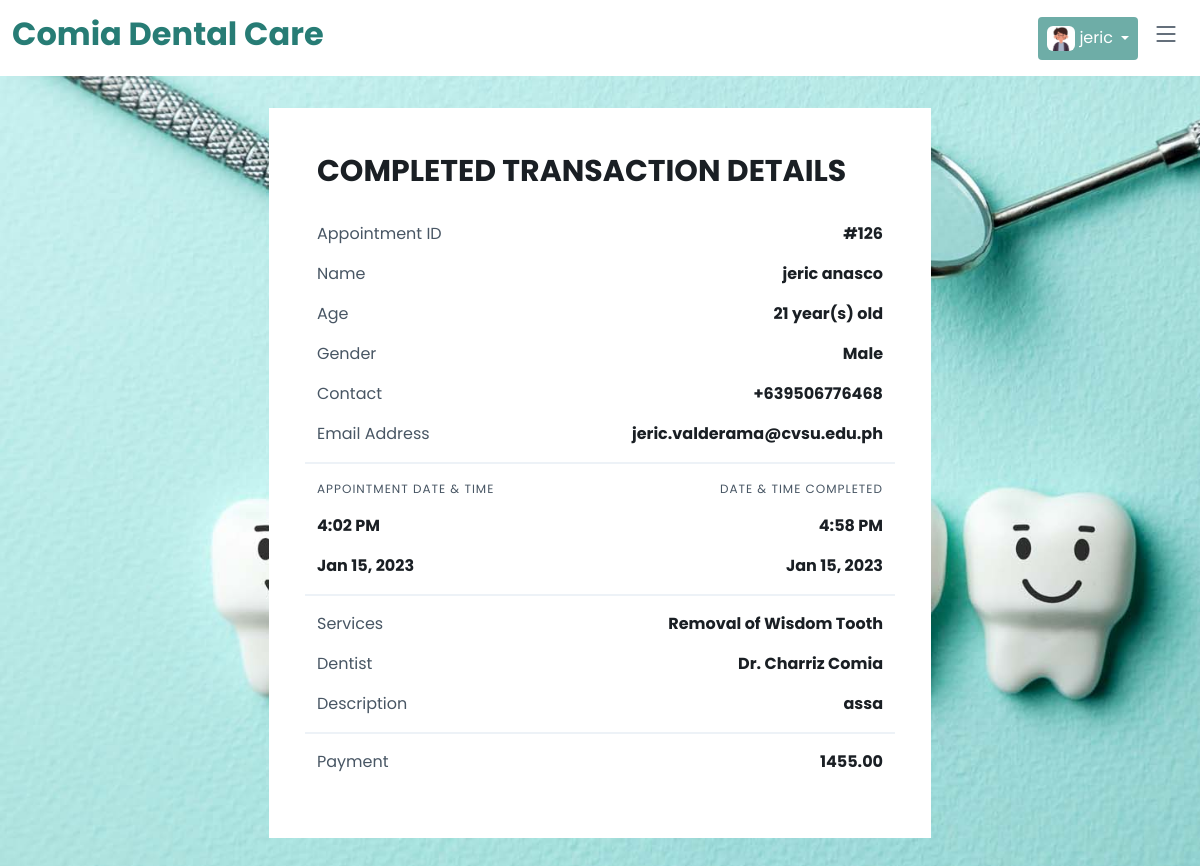
/my-appointment.php?appointment_id=126 (signed in), run on the app's committed database.
### tables this page shows
CREATE TABLE `tbl_user` (
  `user_id` int(11) NOT NULL,
  `firstname` varchar(255) DEFAULT NULL,
  `lastname` varchar(255) DEFAULT NULL,
  `contact` varchar(255) DEFAULT NULL,
  `email` varchar(255) DEFAULT NULL,
  `password` varchar(255) DEFAULT NULL,
  `verified` varchar(255) DEFAULT NULL,
  `vkey` varchar(255) DEFAULT NULL,
  `profile_image` varchar(255) DEFAULT NULL,
  `birthdate` date NOT NULL
);

CREATE TABLE `tbl_appointment` (
  `appointment_id` int(11) NOT NULL,
  `user_id` int(11) NOT NULL,
  `firstname` varchar(255) NOT NULL,
  `lastname` varchar(255) NOT NULL,
  `gender` varchar(255) NOT NULL,
  `age` int(11) NOT NULL,
  `contact` varchar(255) NOT NULL,
  `appointment_date` date NOT NULL,
  `appointment_time` time NOT NULL,
  `service` varchar(255) NOT NULL,
  `dentist` varchar(255) NOT NULL,
  `status` varchar(255) NOT NULL,
  `description` varchar(255) NOT NULL,
  `payment` decimal(10,2) NOT NULL,
  `date_completed` date NOT NULL,
  `time_completed` time NOT NULL,
  `reason` varchar(255) NOT NULL,
  `reason2` varchar(55) NOT NULL,
  `request` text NOT NULL,
  `diagram` text NOT NULL,
  `isStatus` int(1) DEFAULT NULL
);

### my-appointment.php (the view, shortened to what this page needs)
<?php
include './database/config.php';
include './components/header.php';
if(!isset($_GET['appointment_id'])) {
    ?>
<script>
location.href = 'appointment-list.php';
</script>
<?php
} else {
    $appointment_id = $_GET['appointment_id'];
        ?>
<?php
}
 ?>
<section class="mt-5 mx-4">
    <?php
    $user_id = $_SESSION['user_id'];
    $get_email = mysqli_query($conn, "SELECT * FROM tbl_user WHERE user_id = $user_id");
    $fetch = mysqli_fetch_array($get_email);
    $get_appointment = mysqli_query($conn, "SELECT * FROM tbl_appointment WHERE appointment_id = $appointment_id AND user_id = $user_id");
    foreach($get_appointment as $row) {
    ?>
    <div class="row d-flex justify-content-center">
        <div class="col-sm-10 col-md-7">
            <div class="bg-white p-5 border-0">
                <h1 class="sm-text-lg all-font-roboto"
                    style="font-weight: 700; line-height: 100%; margin: 0; margin-bottom: 4px; font-size: 30px;">
                    <?php
                    if($row['status'] == 'COMPLETED') {
                        ?>
                        COMPLETED TRANSACTION DETAILS
                        <?php
                    } else {
                        ?>
                        APPOINTMENT DETAILS
                        <?php
                    }
                    ?>
                </h1>
                <div style="line-height: 32px;">&zwnj;</div>
                <div class="row">
                    <div class="col-md-6">
                        <p class="text-secondary">Appointment ID</p>
                    </div>
                    <div class="col-md-6 text-md-end">
                        <p class="fw-bold">#<?= $row['appointment_id'] ?></p>
                    </div>
                </div>
                <div class="row">
                    <div class="col-md-6">
                        <p class="text-secondary">Name</p>
                    </div>
                    <div class="col-md-6 text-md-end">
                        <p class="fw-bold"><?= $row['firstname'] . ' ' . $row['lastname'] ?></p>
                    </div>
                </div>
                <div class="row">
                    <div class="col-md-6">
                        <p class="text-secondary">Age</p>
                    </div>
                    <div class="col-md-6 text-md-end">
                        <p class="fw-bold"><?= $row['age'] . ' year(s) old' ?></p>
                    </div>
                </div>
                <div class="row">
                    <div class="col-md-6">
                        <p class="text-secondary">Gender</p>
                    </div>
                    <div class="col-md-6 text-md-end">
                        <p class="fw-bold"><?= $row['gender'] ?></p>
                    </div>
                </div>
                <div class="row">
                    <div class="col-md-6">
                        <p class="text-secondary">Contact</p>
                    </div>
                    <div class="col-md-6 text-md-end">
                        <p class="fw-bold"><?= '+63'.$row['contact'] ?></p>
                    </div>
                </div>
                <div class="row">
                    <div class="col-md-6">
                        <p class="text-secondary">Email Address</p>
                    </div>
                    <div class="col-md-6 text-md-end">
                        <p class="fw-bold"><?= $fetch['email'] ?></p>
                    </div>
                </div>
                <div class="row mb-3">
                    <div style="background-color: #edf2f7; height: 2px; line-height: 2px;">&zwnj;</div>
                </div>
                <div class="row">
                    <div class="col-md-6">
                        <p style="font-size: 12px; text-transform: uppercase; letter-spacing: 1px;" class="text-secondary">Appointment Date & Time</p>
                        <p class="fw-bold"><?php if($row['appointment_time'] != '00:00:00') { echo date('g:i A', strtotime($row['appointment_time'])); } else { echo 'N/A'; } ?></p>
                        <p class="fw-bold"><?= date('M d, Y', strtotime($row['appointment_date'])) ?></p>
                    </div>
                    <?php
                    if($row['status'] == 'COMPLETED') {
                    ?>
                    <div class="col-md-6 text-md-end">
                        <p style="font-size: 12px; text-transform: uppercase; letter-spacing: 1px;" class="text-secondary">Date & Time Completed</p>
                        <p class="fw-bold"><?php if($row['time_completed'] != '00:00:00') { echo date('g:i A', strtotime($row['time_completed'])); } else { echo 'N/A'; } ?></p>
                        <p class="fw-bold"><?= date('M d, Y', strtotime($row['date_completed'])) ?></p>
                    </div>
                    <?php
                    }
                    ?>
                </div>
                <div class="row mb-3">
                    <div style="background-color: #edf2f7; height: 2px; line-height: 2px;">&zwnj;</div>
                </div>
                <div class="row">
                    <div class="col-md-6">
                        <p class="text-secondary">Services</p>
                    </div>
                    <div class="col-md-6 text-md-end">
                        <p class="fw-bold"><?= $row['service'] ?></p>
                    </div>
                </div>
                <?php
                if($row['status'] == 'COMPLETED') {
                ?>
                <div class="row">
                    <div class="col-md-6">
                        <p class="text-secondary">Dentist</p>
                    </div>
                    <div class="col-md-6 text-md-end">
                        <p class="fw-bold"><?= $row['dentist'] ?></p>
                    </div>
                </div>
                <div class="row">
                    <div class="col-md-6">
                        <p class="text-secondary">Description</p>
                    </div>
                    <div class="col-md-6 text-md-end">
                        <p class="fw-bold"><?= $row['description'] ?></p>
                    </div>
                </div>
                <div class="row mb-3">
                    <div style="background-color: #edf2f7; height: 2px; line-height: 2px;">&zwnj;</div>
                </div>
                <div class="row">
                    <div class="col-md-6">
                        <p class="text-secondary">Payment</p>
                    </div>
                    <div class="col-md-6 text-md-end">
                        <p class="fw-bold"><?= $row['payment'] ?></p>
                    </div>
                </div>
                <?php
                }
                ?>
            </div>
        </div>
    </div>
    <?php
    }
    ?>
</section>
<?php include './components/bottom.php'; ?>

### components/header.php (shortened to what this page needs)
<!DOCTYPE html>
<html lang="en">
<head>
    <link href="assets/vendor/bootstrap/css/bootstrap.min.css" rel="stylesheet">
    <link href="assets/vendor/bootstrap-icons/bootstrap-icons.css" rel="stylesheet">
    <link href="assets/vendor/aos/aos.css" rel="stylesheet">
    <link href="assets/vendor/glightbox/css/glightbox.min.css" rel="stylesheet">
    <link href="assets/vendor/swiper/swiper-bundle.min.css" rel="stylesheet">
    <link href="assets/css/variables.css" rel="stylesheet">
    <link rel="stylesheet" href="https://cdnjs.cloudflare.com/ajax/libs/font-awesome/6.1.1/css/all.min.css">
    <link rel="stylesheet" href="https://cdn.jsdelivr.net/npm/swiper@8/swiper-bundle.min.css" />
    <link href="assets/css/main.css" rel="stylesheet">
    <link rel="stylesheet" type="text/css" href="./assets/slick-1.8.1/slick/slick.css"/>
    <link rel="stylesheet" type="text/css" href="./assets/slick-1.8.1/slick/slick-theme.css"/>
    <link rel="stylesheet" href="https://cdn.datatables.net/1.13.1/css/jquery.dataTables.min.css">
</head>
<body>
    <header id="header" class="header fixed-top bg-white" data-scrollto-offset="0">
        <div class="container-fluid d-flex align-items-center justify-content-between">
            <a href="index.php" class="logo d-flex align-items-center scrollto me-auto me-lg-0">
                <h1 class="d-none d-sm-block" style="font-weight: bold !important; color: #277c75 !important;">Comia
                    Dental Care</h1>
            </a>
            <nav id="navbar" class="navbar ">
                <i class="bi bi-list mobile-nav-toggle d-none"></i>
            </nav>
            <?php
            if(!isset($_SESSION['user_id'])) {
            ?>
            <a class="btn-getstarted scrollto" href="login.php">Login</a>
            <?php
            } else {
                $user_id = $_SESSION['user_id'];
                $get_account = mysqli_query($conn, "SELECT * FROM tbl_user WHERE user_id = $user_id");
                $row = mysqli_fetch_array($get_account);
            ?>
            <div class="dropdown">
                <a class="btn dropdown-toggle btn-getstarted scrollto d-flex align-items-center gap-1 px-2" href="#" role="button" data-bs-toggle="dropdown" aria-expanded="false">
                    <div class="rounded" style="height: 25px; overflow: hidden;">
                    <img class="h-100" src="./assets/img/profile_image/<?= $row['profile_image'] ?>" alt="">
                    </div>
                    <?php echo $_SESSION['fname']; ?>
                </a>
            </div>
            <?php
            }
            ?>
        </div>
    </header>

### assets/css/variables.css (style rules this page uses)
:root { --font-default: 'Poppins', sans-serif; --font-primary: 'Poppins', sans-serif; --font-secondary: 'Poppins', sans-serif; --color-default: #1a1f24; --color-default-rgb: 26, 31, 36; --color-links: #6eada7; --color-links-hover: #2a6861; --color-primary: #6eada7; --color-primary-light: #2a6861; --color-primary-dark: #2a6861; --color-primary-rgb: 14, 162, 189; --color-primary-light-rgb: 30, 195, 224; --color-primary-dark-rgb: 1, 137, 161; --color-secondary: #485664; --color-secondary-light: #8f9fae; --color-secondary-dark: #3a4753; --color-secondary-rgb: 72, 86, 100; --color-secondary-light-rgb: 143, 159, 174; --color-secondary-dark-rgb: 58, 71, 83; --color-blue: #0d6efd; --color-blue-rgb: 13, 110, 253; --color-indigo: #6610f2; --color-indigo-rgb: 102, 16, 242; --color-purple: #6f42c1; --color-purple-rgb: 111, 66, 193; --color-pink: #f3268c; --color-pink-rgb: 243, 38, 140; --color-red: #df1529; --color-red-rgb: 223, 21, 4; --color-orange: #fd7e14; --color-orange-rgb: 253, 126, 20; --color-yellow: #ffc107; --color-yellow-rgb: 255, 193, 7; --color-green: #059652; --color-green-rgb: 5, 150, 82; --color-teal: #20c997; --color-teal-rgb: 32, 201, 151; --color-cyan: #0dcaf0; --color-cyan-rgb: 13, 202, 240; --color-white: #ffffff; --color-white-rgb: 255, 255, 255; --color-gray: #6c757d; --color-gray-rgb: 108, 117, 125; --color-black: #000000; --color-black-rgb: 0, 0, 0; }
:root { --bs-blue: var(--color-blue); --bs-indigo: var(--color-indigo); --bs-purple: var(--color-purple); --bs-pink: var(--color-pink); --bs-red: var(--color-red); --bs-orange: var(--color-orange); --bs-yellow: var(--color-yellow); --bs-green: var(--color-green); --bs-teal: var(--color-teal); --bs-cyan: var(--color-cyan); --bs-white: var(--color-white); --bs-gray: var(--color-gray); --bs-gray-dark: #343a40; --bs-gray-100: #f8f9fa; --bs-gray-200: #e9ecef; --bs-gray-300: #dee2e6; --bs-gray-400: #ced4da; --bs-gray-500: #adb5bd; --bs-gray-600: #6c757d; --bs-gray-700: #495057; --bs-gray-800: #343a40; --bs-gray-900: #212529; --bs-primary: var(--color-blue); --bs-secondary: var(--color-blue); --bs-success: #198754; --bs-info: #0dcaf0; --bs-warning: #ffc107; --bs-danger: #dc3545; --bs-light: #f8f9fa; --bs-dark: #212529; --bs-primary-rgb: var(--color-primary-rgb); --bs-secondary-rgb: var(--color-secondary-rgb); --bs-success-rgb: 25, 135, 84; --bs-info-rgb: 13, 202, 240; --bs-warning-rgb: 255, 193, 7; --bs-danger-rgb: 220, 53, 69; --bs-light-rgb: 248, 249, 250; --bs-dark-rgb: 33, 37, 41; --bs-white-rgb: var(--color-white-rgb); --bs-black-rgb: var(--color-black-rgb); --bs-body-color-rgb: var(--color-default-rgb); --bs-body-bg-rgb: 255, 255, 255; --bs-font-sans-serif: var(--font-default); --bs-font-monospace: SFMono-Regular, Menlo, Monaco, Consolas, "Liberation Mono", "Courier New", monospace; --bs-gradient: linear-gradient(180deg, rgba(255, 255, 255, 0.15), rgba(255, 255, 255, 0)); --bs-body-font-family: var(--font-default); --bs-body-font-size: 1rem; --bs-body-font-weight: 400; --bs-body-line-height: 1.5; --bs-body-color: var(--color-default); --bs-body-bg: #fff; }
.bg-white { background-color: var(--color-white) !important; }

### assets/css/main.css (style rules this page uses)
:root { scroll-behavior: smooth; }
a { color: var(--color-links); text-decoration: none; }
h1, h2, h3, h4, h5, h6 { font-family: 'Poppins', sans-serif; }
section { padding: 60px 0; overflow: hidden; }
.header { padding: 15px 0; transition: all 0.5s; z-index: 997; }
.header .logo h1 { font-size: 32px; font-weight: 300; color: var(--color-secondary); font-family: 'Poppins', sans-serif; }
.header .btn-getstarted, .header .btn-getstarted:focus { font-size: 16px; color: var(--color-white); background: var(--color-primary); padding: 8px 23px; border-radius: 4px; transition: 0.3s; font-family: 'Poppins', sans-serif; }
@media (max-width: 1279px) { .header .btn-getstarted, .header .btn-getstarted:focus { margin-right: 50px; } }
@media (max-width: 1279px) { .navbar { position: fixed; top: 0; left: -100%; width: calc(100% - 70px); bottom: 0; transition: 0.3s; z-index: 9997; } }
@media (max-width: 1279px) { .mobile-nav-toggle { display: block !important; color: var(--color-secondary); font-size: 28px; cursor: pointer; line-height: 0; transition: 0.5s; position: fixed; top: 20px; z-index: 9999; right: 20px; } }

### my-appointment.php (style rules this page uses)
body { background-image: url('assets/img/dental.jpg'); background-attachment: fixed; background-size: cover; }

### data on the page
tbl_user: profile_image (placeholder picture)
tbl_appointment: status "COMPLETED TRANSACTION DETAILS", appointment_id "126", firstname "jeric", lastname "anasco", age "21", gender "Male", contact "9506776468", user.email "jeric.valderama@cvsu.edu.ph", appointment_time "4:02 PM", appointment_date "Jan 15, 2023", time_completed "4:58 PM", date_completed "Jan 15, 2023", service "Removal of Wisdom Tooth", dentist "Dr. Charriz Comia", description "assa", payment "1455.00"

### other printed values
$_SESSION['fname'] "jeric"
